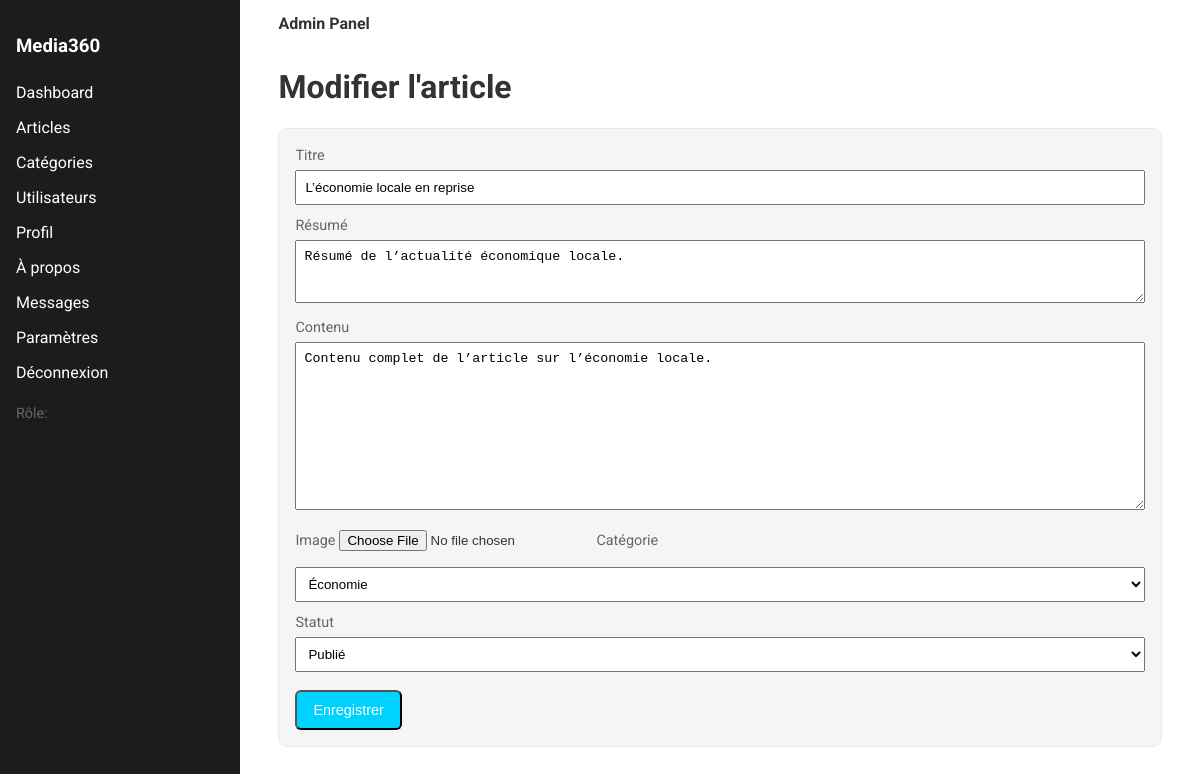
The page /admin/edit_article.php?id=1 on the database its author committed.
### tables this page shows
CREATE TABLE articles (
  id INT AUTO_INCREMENT PRIMARY KEY,
  title VARCHAR(255) NOT NULL,
  slug VARCHAR(255) NOT NULL UNIQUE,
  excerpt TEXT,
  content LONGTEXT NOT NULL,
  image_url VARCHAR(255),
  user_id INT NOT NULL,
  category_id INT,
  status ENUM('draft','published') DEFAULT 'draft',
  views INT DEFAULT 0,
  published_at TIMESTAMP NULL,
  created_at TIMESTAMP DEFAULT CURRENT_TIMESTAMP,
  CONSTRAINT fk_articles_user FOREIGN KEY (user_id) REFERENCES users(id),
  CONSTRAINT fk_articles_category FOREIGN KEY (category_id) REFERENCES categories(id)
);

CREATE TABLE categories (
  id INT AUTO_INCREMENT PRIMARY KEY,
  name VARCHAR(100) NOT NULL,
  slug VARCHAR(120) NOT NULL UNIQUE,
  created_at TIMESTAMP DEFAULT CURRENT_TIMESTAMP
);

### admin/edit_article.php (the view, shortened to what this page needs)
<?php
require_once __DIR__ . '/includes/header.php';
$pdo = db();
$id = (int)($_GET['id'] ?? 0);
$article = null;
$categories = [];
if ($pdo) {
    $categories = $pdo->query("SELECT id, name FROM categories ORDER BY name ASC")->fetchAll();
    $stmt = $pdo->prepare("SELECT * FROM articles WHERE id = :id LIMIT 1");
    $stmt->execute([':id' => $id]);
    $article = $stmt->fetch();
}
$user = admin_user();
$isJournalist = ($user['role'] ?? '') === 'journalist';
?>
<h1>Modifier l'article</h1>
<form method="post" enctype="multipart/form-data" class="card" style="padding:16px;">
  <label class="meta">Titre</label>
  <input type="text" name="title" value="<?php echo e($article['title'] ?? ''); ?>" style="width:100%; padding:8px; margin:6px 0 10px;" />
  <label class="meta">Résumé</label>
  <textarea name="excerpt" rows="3" style="width:100%; padding:8px; margin:6px 0 10px;"><?php echo e($article['excerpt'] ?? ''); ?></textarea>
  <label class="meta">Contenu</label>
  <textarea name="content" rows="10" style="width:100%; padding:8px; margin:6px 0 10px;"><?php echo e($article['content'] ?? ''); ?></textarea>
  <label class="meta">Image</label>
  <input type="file" name="image" style="margin:6px 0 10px;" />
  <label class="meta">Catégorie</label>
  <select name="category_id" style="width:100%; padding:8px; margin:6px 0 10px;">
    <?php foreach ($categories as $cat): ?>
      <option value="<?php echo e($cat['id']); ?>" <?php echo ((int)$article['category_id'] === (int)$cat['id']) ? 'selected' : ''; ?>><?php echo e($cat['name']); ?></option>
    <?php endforeach; ?>
  </select>
  <?php if (!$isJournalist): ?>
    <label class="meta">Statut</label>
    <select name="status" style="width:100%; padding:8px; margin:6px 0 10px;">
      <option value="published" <?php echo ($article['status'] ?? '') === 'published' ? 'selected' : ''; ?>>Publié</option>
    </select>
  <?php else: ?>
    <p class="meta">Rôle journaliste: publication en brouillon uniquement.</p>
  <?php endif; ?>
  <button class="btn" type="submit">Enregistrer</button>
</form>
<?php include __DIR__ . '/includes/footer.php';

### assets/styles.css (style rules this page uses)
:root { --bg: #ffffff; --ink: #333333; --muted: #666666; --accent: #00d2ff; --card: #f5f5f5; --line: #e9e9e9; }
* { box-sizing: border-box; }
body { margin: 0; font-family: "Roboto", "Helvetica Neue", Arial, sans-serif; color: var(--ink); background: var(--bg); }
.card { background: var(--card); border: 1px solid var(--line); border-radius: 10px; overflow: hidden; transition: transform 0.2s ease, box-shadow 0.2s ease; }
.meta { color: var(--muted); font-size: 0.9rem; }
.btn { display: inline-block; margin-top: 8px; background: var(--accent); color: #fff; padding: 10px 16px; border-radius: 6px; font-size: 0.9rem; transition: background-color 0.2s ease, color 0.2s ease, border 0.2s ease; }

### rows shown on the page
articles: title "L’économie locale en reprise", excerpt "Résumé de l’actualité économique locale.", content "Contenu complet de l’article sur l’économie locale.", category_id "Économie", status "Publié"
